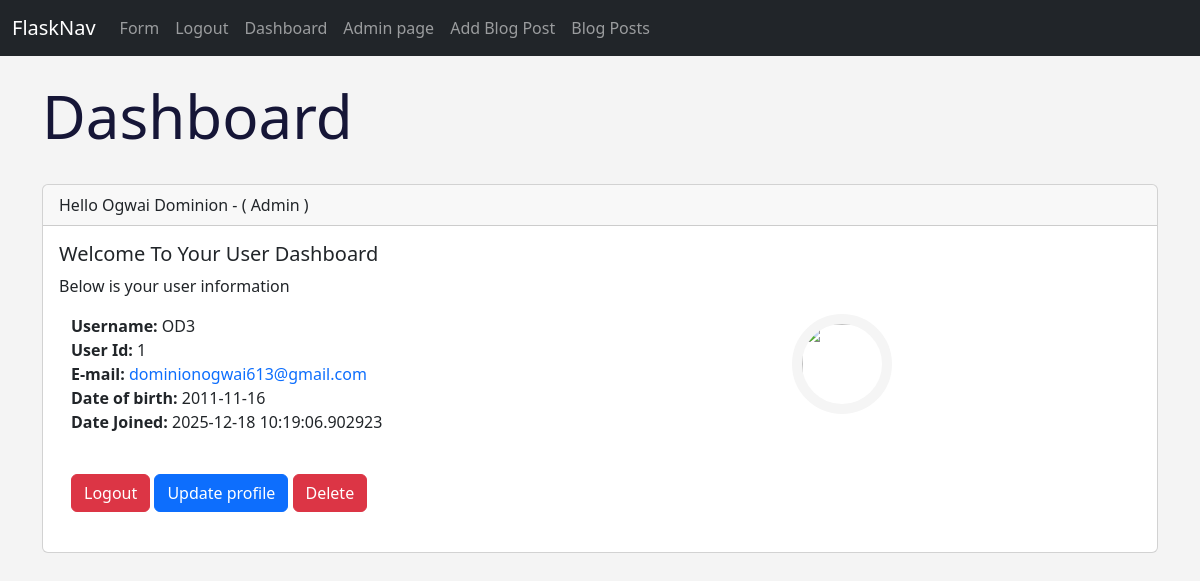
The app's page /dashboard (signed in) with its own data.
### test.py (models this page shows, shortened)
class Users(db.Model, UserMixin):
       __tablename__ = "users"
       id = db.Column(db.Integer, primary_key=True)
       user_name = db.Column(db.String(20), nullable = False, unique=True)
       name = db.Column(db.String(200), nullable=False)
       email = db.Column(db.String(120), nullable=False, unique=True)
       birthday = db.Column(db.String(), nullable=True)
       date_added = db.Column(db.DateTime,default=datetime.utcnow)
       password_hash = db.Column(db.String(128))
       posts = db.relationship('Posts', backref = 'poster')
       @property
       def password(self):
             raise AttributeError('Password is not readable')

### test.py (the view)
@app.route('/dashboard', methods=['GET', 'POST'])
@login_required
def dashboard():
      return render_template("dashboard.html")

### test.py (called while the page is built)
@login_manager.user_loader
def load_user(user_id):
      return Users.query.get(int(user_id))

### templates/dashboard.html (shortened to what this page needs)
{% extends 'structure.html' %}
{% block content %}
<h1>Dashboard</h1>
<br />
<div class="card">
    {% if current_user.id == 1 %}
        <div class="card-header">
            Hello {{ current_user.name }} - ( Admin )
        </div>
    {% else %}
        <div class="card-header">
            Hello {{ current_user.name }}
        </div>
    {% endif %}
    <div class="card-body">
        <h5 class="card-t">Welcome To Your User Dashboard</h5>
        <p>Below is your user information</p>
        <p class="card-text">
            <div class="container">
                <div class="row">
                    <div class="col-8">
            <strong>Username:</strong> {{ current_user.user_name }}<br />
            <strong>User Id:</strong> {{ current_user.id }}<br />
            <strong>E-mail: </strong> <a href="" class="text-decoration-none">{{ current_user.email }}</a><br />
            <strong>Date of birth:</strong> {{ current_user.birthday }} <br/>
            <strong>Date Joined:</strong> {{ current_user.date_added }}<br>
            </p>
            <br />
            <a href="{{ url_for('logout') }}" class=" btn btn-danger text-decoration-none" id="logout">Logout</a>
            <a href="{{url_for('update', id=current_user.id)}}" class="btn btn-primary text-decoration-none">Update profile</a>
            <a href="{{url_for('delete', id=current_user.id)}}" class="btn btn-danger">Delete</a>
            <br/><br/>
                    </div>
                    <div class="col-4">
                        {% if current_user.profile_pic %}
                        <img src="{{ url_for('static', filename='images/' +  current_user.profile_pic) }}" class="img">
                        {% else %}
                        <img src="{{ url_for('static', filename='images/default_pic.jpg')}}"  class="img">
                        {% endif %}
                    </div>
                </div>
            </div>
{% endblock %}

### static/css/main.css (style rules this page uses)
h1 { color: rgb(22, 22, 55); font-size: 60px; }
body { background: #f4f4f4; }
.img { border: 10px solid whitesmoke; border-radius: 120px; width: 100px; height: 100px; margin: 0; }

### records on screen
Users: name "Ogwai Dominion", user_name "OD3", id "1", email "dominionogwai613@gmail.com", birthday "2011-11-16", date_added "2025-12-18 10:19:06.902923"
